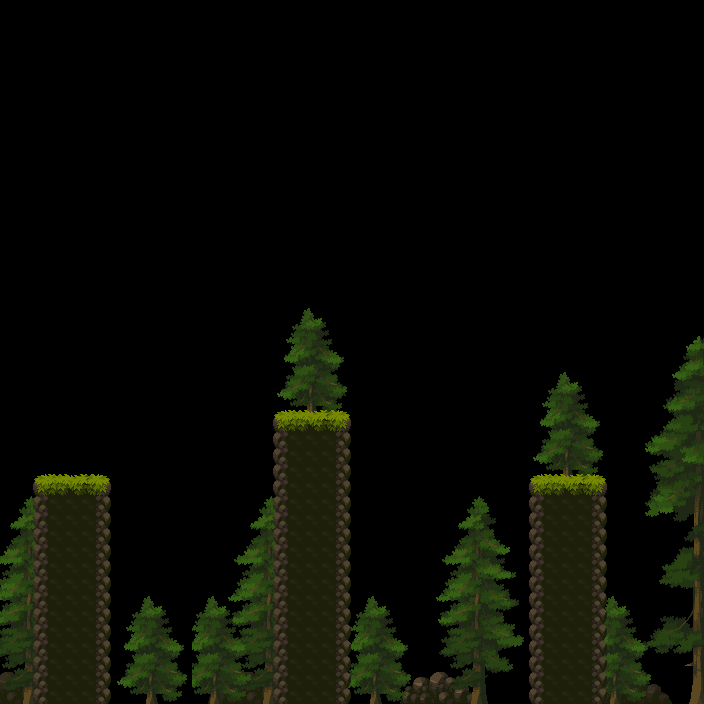

This game map was drawn from its Tiled (.tmx) file and the tilesets committed beside it. A one-line description and the trimmed map source follow:
An orthogonal 44x44 tile map with 16x16 px tiles, 4 tile layers (Rocks, Big Trees, Small Trees, Platforms), 2 tilesets.

<map version="1.10" tiledversion="1.10.2" orientation="orthogonal" renderorder="right-down" width="44" height="44" tilewidth="16" tileheight="16" infinite="0" nextlayerid="5" nextobjectid="1">
 <tileset firstgid="1" source="../tsx/tiles.tsx" />
 <tileset firstgid="626" source="../tsx/trees.tsx" />
 <layer id="2" name="Rocks" width="44" height="44">
  <data>[1936 cells, 36 non-empty, 20 distinct tile ids]</data>
 </layer>
 <layer id="3" name="Big Trees" width="44" height="44">
  <data>[1936 cells, 313 non-empty, 170 distinct tile ids]</data>
 </layer>
 <layer id="4" name="Small Trees" width="44" height="44">
  <data>[1936 cells, 203 non-empty, 35 distinct tile ids]</data>
 </layer>
 <layer id="1" name="Platforms" width="44" height="44">
  <data>[1936 cells, 245 non-empty, 13 distinct tile ids]</data>
 </layer>
</map>
